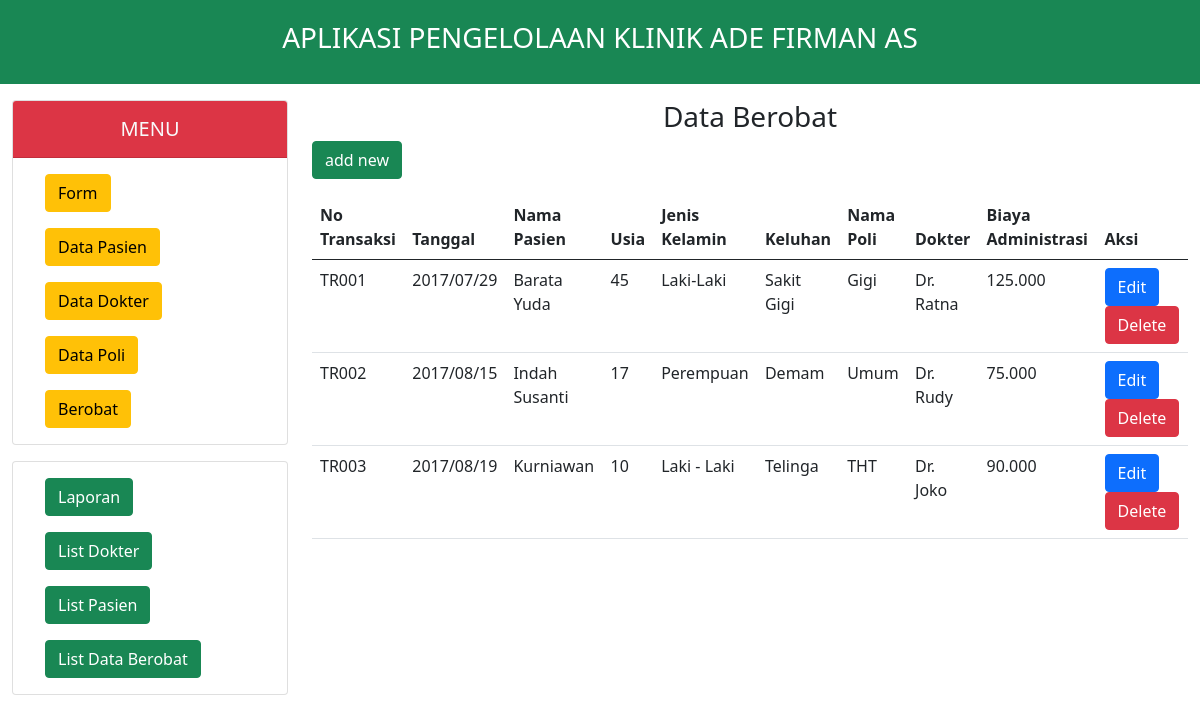
The page /index.php?hal=data on the database its author committed.
### tables this page shows
CREATE TABLE `berobat` (
  `no_transaksi` varchar(5) NOT NULL,
  `pasienklinik_id` varchar(5) NOT NULL,
  `tanggal_berobat` date NOT NULL,
  `dokter_id` varchar(5) NOT NULL,
  `keluhan_pasien` varchar(50) NOT NULL,
  `biaya_adm` varchar(128) NOT NULL
);

CREATE TABLE `pasien` (
  `pasienklinik_id` varchar(5) NOT NULL,
  `nama_pasienklinik` varchar(50) NOT NULL,
  `tanggal_lahirpasien` date NOT NULL,
  `jenis_kelaminpasien` varchar(15) NOT NULL,
  `alamat_pasien` varchar(250) NOT NULL
);

CREATE TABLE `poli` (
  `poli_id` varchar(5) NOT NULL,
  `nama_poli` varchar(50) NOT NULL
);

CREATE TABLE `dokter` (
  `dokter_id` varchar(5) NOT NULL,
  `nama_dokter` varchar(50) NOT NULL,
  `poli_id` varchar(5) NOT NULL
);

### menu_listberobat.php (the view)
<div class="text-center">
    <h3>Data Berobat</h3>
</div>
<a href="index.php?hal=tambah">
    <input class="btn btn-success mb-3" type="submit" name="submit" value="add new">
</a>
<table class="table">
    <thead>
        <tr>
            <th scope="col">No Transaksi</th>
            <th scope="col">Tanggal</th>
            <th scope="col">Nama Pasien</th>
            <th scope="col">Usia</th>
            <th scope="col">Jenis Kelamin</th>
            <th scope="col">Keluhan</th>
            <th scope="col">Nama Poli</th>
            <th scope="col">Dokter</th>
            <th scope="col">Biaya Administrasi</th>
            <th scope="col">Aksi</th>
        </tr>
    </thead>
    <tbody>
        <?php
        $qr_servis = mysqli_query($conn, "SELECT * FROM berobat as ts
							  INNER JOIN pasien as pl ON ts.pasienklinik_id=pl.pasienklinik_id
							  INNER JOIN dokter as tk ON ts.dokter_id=tk.dokter_id
							  INNER JOIN poli as bt ON tk.poli_id=bt.poli_id ORDER BY no_transaksi ASC");
        while ($rc_servis = mysqli_fetch_array($qr_servis)) {
        ?>
            <tr>
                <td><?= $rc_servis['no_transaksi']; ?></td>
                <td>
                    <?php
                    $tgl = $rc_servis['tanggal_berobat'];
                    echo date("Y/m/d", strtotime($tgl));
                    ?>
                <td><?= $rc_servis['nama_pasienklinik']; ?></td>
                <td>
                    <?php
                    $tanggal = $rc_servis['tanggal_lahirpasien'];
                    $berobat = $rc_servis['tanggal_berobat'];
                    echo date("Y", strtotime($berobat)) - date("Y", strtotime($tanggal));
                    ?>
                </td>
                <td><?= $rc_servis['jenis_kelaminpasien'] ?></td>
                <td><?= $rc_servis['keluhan_pasien']; ?></td>
                <td><?= $rc_servis['nama_poli']; ?></td>
                <td><?= $rc_servis['nama_dokter']; ?></td>
                <td><?= $rc_servis['biaya_adm']; ?></td>
                <td><a class="btn btn-primary" href="index.php?hal=ubah&no=<?= $rc_servis['no_transaksi']; ?>">Edit</a>
                    <a class="btn btn-danger" href="klinik_hapus.php?no=<?= $rc_servis['no_transaksi']; ?>">Delete</a>
                </td>
            </tr>
        <?php
        }
        ?>
    </tbody>
</table>

### index.php (shortened to what this page needs)
<!doctype html>
<html lang="en">
<head>
    <link href="dist/css/bootstrap.min.css" rel="stylesheet">
</head>
<body>
    <nav class="navbar navbar-expand-lg navbar-dark bg-success py-3">
        <div class="container-fluid">
            <a class="navbar-brand mx-auto" href="index.php">
                <h3>APLIKASI PENGELOLAAN KLINIK ADE FIRMAN AS</h3>
            </a>
        </div>
    </nav>
    <div class="container-fluid">
        <div class="row">
            <div class="col-lg-3 my-3">
                <div class="card text-dark" st"yle="max-width: 18rem;">
                    <div class="card-header bg-danger text-light">
                        <h5 class="mt-2" align="center">MENU</h5>
                    </div>
                    <div class="card-body">
                        <a href="index.php?hal=tambah" class="btn btn-warning ms-3">Form</a><br>
                        <a href="#" class="btn btn-warning ms-3 mt-3">Data Pasien</a><br>
                        <a href="#" class="btn btn-warning ms-3 mt-3">Data Dokter</a><br>
                        <a href="#" class="btn btn-warning ms-3 mt-3">Data Poli</a><br>
                        <a href="index.php?hal=data" class="btn btn-warning ms-3 mt-3">Berobat</a>
                    </div>
                </div>
                <div class="card text-dark mt-3" style="max-width: 18rem;">
                    <div class="card-body">
                        <a href="index.php?hal=laporan" class="btn btn-success ms-3">Laporan</a><br>
                        <a href="#" class="btn btn-success ms-3 mt-3">List Dokter</a><br>
                        <a href="#" class="btn btn-success ms-3 mt-3">List Pasien</a><br>
                        <a href="#" class="btn btn-success ms-3 mt-3">List Data Berobat</a>
                    </div>
                </div>
            </div>
            <div class="col-lg-9 my-3">
                <?php
                include 'config.php';
                $hal = @$_GET['hal'];
                if ($hal == 'data') {
                    include 'menu_listberobat.php';
                } else if ($hal == 'laporan') {
                    include 'menu_laporan.php';
                } else if ($hal == 'tambah') {
                    include 'klinik_tambah.php';
                } else if ($hal == 'ubah') {
                    include 'klinik_ubah.php';
                }
                ?>
            </div>
        </div>
    </div>
</body>
</html>

### rows shown on the page
berobat: no_transaksi "TR001", tanggal_berobat "2017/07/29", pasienklinik.nama_pasienklinik "Barata Yuda", tanggal_berobat.tanggal_lahirpasien "45", pasienklinik.jenis_kelaminpasien "Laki-Laki", keluhan_pasien "Sakit Gigi", poli.nama_poli "Gigi", dokter.nama_dokter "Dr. Ratna", biaya_adm "125.000"
berobat: no_transaksi "TR002", tanggal_berobat "2017/08/15", pasienklinik.nama_pasienklinik "Indah Susanti", tanggal_berobat.tanggal_lahirpasien "17", pasienklinik.jenis_kelaminpasien "Perempuan", keluhan_pasien "Demam", poli.nama_poli "Umum", dokter.nama_dokter "Dr. Rudy", biaya_adm "75.000"
berobat: no_transaksi "TR003", tanggal_berobat "2017/08/19", pasienklinik.nama_pasienklinik "Kurniawan", tanggal_berobat.tanggal_lahirpasien "10", pasienklinik.jenis_kelaminpasien "Laki - Laki", keluhan_pasien "Telinga", poli.nama_poli "THT", dokter.nama_dokter "Dr. Joko", biaya_adm "90.000"
